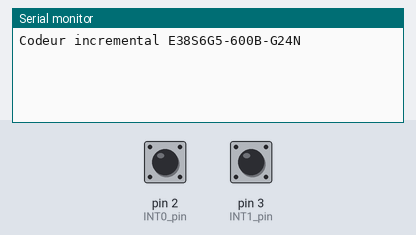
Bench run of a sketch on a simulated Arduino Uno, built with avr-gcc and run on an emulated ATmega328P. Shown: the last lines printed to the serial monitor. Inputs (shaded band) come from the test bench; at power-on: pin 2 (INT0_pin) HIGH, pin 3 (INT1_pin) HIGH.

Above: at 1.2 s.
1.3 s: pin 2 (INT0_pin) pulled LOW for 0.15 s
At 2.3 s:
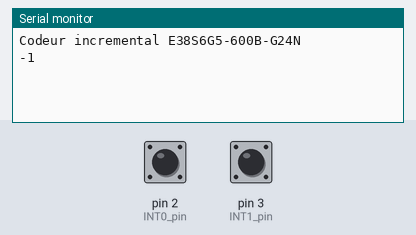
2.9 s: pin 3 (INT1_pin) pulled LOW for 0.15 s
At 3.5 s:
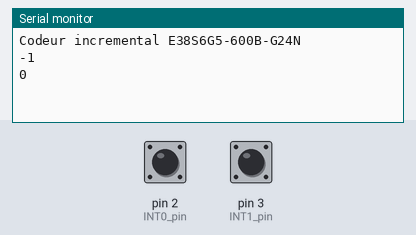
4.5 s: pin 3 (INT1_pin) pulled LOW for 1 s
At 6.0 s:
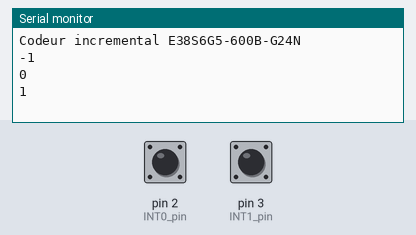

Measured:
- after the input at 1.3 s, the serial monitor: prints a new line after 0.15 s (image 1)
- after the input at 2.9 s, the serial monitor: prints a new line after 0.15 s (image 2)
- after the input at 4.5 s, the serial monitor: prints a new line after 1.0 s (image 3)

The sketch:

Codeur.ino
```cpp
/**************************************************************************************
  Rotary Encoder E38S6G5-600B-G24N
  Edited: 25/03/2025: by LCT
  Description : Les codeurs incrémentaux sont des capteurs électroniques largement
				utilisés dans les applications industrielles pour le contrôle des
				mouvements rotatifs ou linéaires. Ils permettent de mesurer la distance,
				la position, la vitesse et ou encore l’accélération d'un objet.
 **************************************************************************************/

#define INT0_number	 0
#define INT1_number	 1

#define INT0_pin	 2	 /* Port D[2] (Arduino digital pin 2) */
#define INT1_pin	 3   /* Port D[3] (Arduino digital pin 3) */

volatile long x , counter = 0;

/**************************************************************************************
  ISR_PHASE_A
 **************************************************************************************/
void ISR_PHASE_A() {
  if(digitalRead(3)==LOW) {
  counter++;  /* CW  */
  }else{
  counter--;  /* CCW */
  }
}

/**************************************************************************************
  ISR_PHASE_B
 **************************************************************************************/
void ISR_PHASE_B() {
  if(digitalRead(2)==LOW) {
  counter--; /* CW  */
  }else{
  counter++; /* CCW */
  }
}

/**************************************************************************************
  setup
 **************************************************************************************/
void setup() {
  Serial.begin (9600);
  Serial.println("Codeur incremental E38S6G5-600B-G24N");

  pinMode(INT0_pin, INPUT_PULLUP);
  pinMode(INT1_pin, INPUT_PULLUP);
  attachInterrupt(0, ISR_PHASE_A, RISING); /* Interruption externe */
  attachInterrupt(1, ISR_PHASE_B, RISING); /* Interruption externe */
}

/**************************************************************************************
  loop
 **************************************************************************************/
 void loop() {
   // Send the value of counter
   if( counter != x ){
    Serial.println (counter);
    x = counter;
  }
}
```
